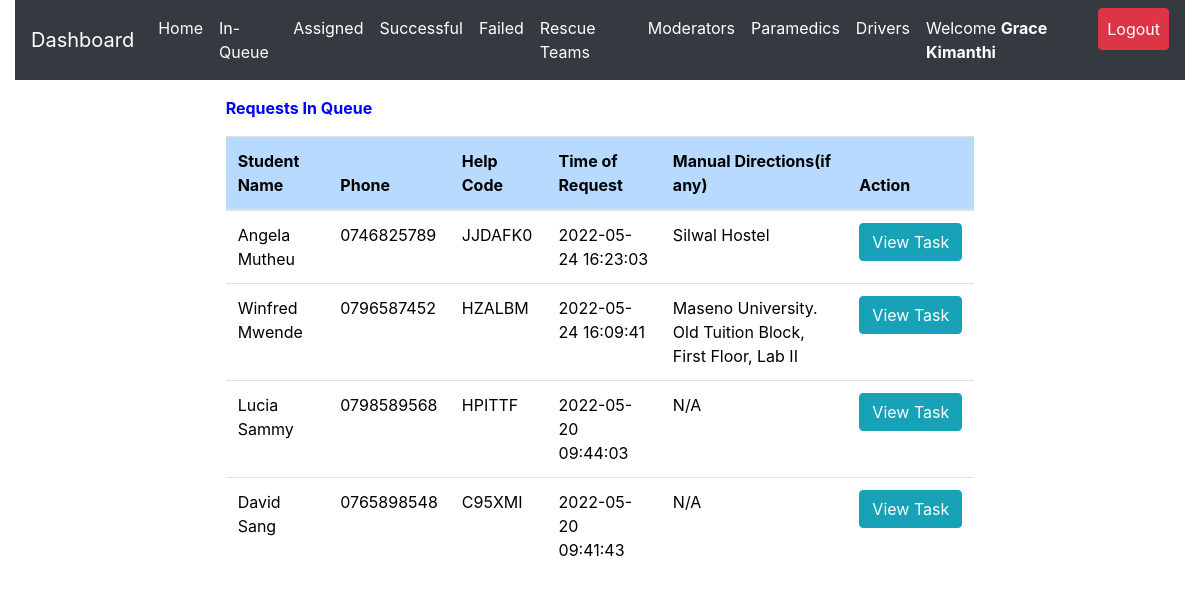
The page /admin/inqueue.php (signed in) on the database as committed earlier.
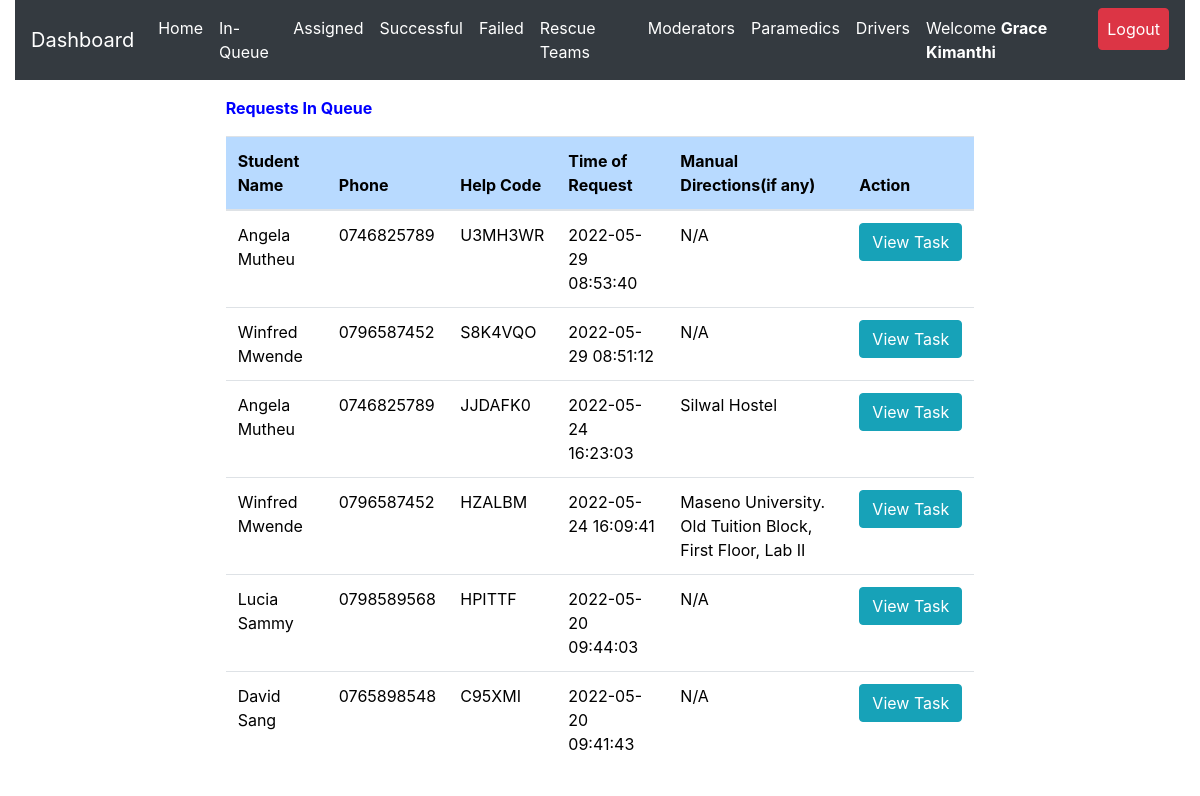
The same page on the database as committed later.
### tables this page shows
CREATE TABLE `request_status` (
  `id` int(20) NOT NULL,
  `helpID` varchar(50) NOT NULL,
  `ip_address` varchar(100) NOT NULL,
  `request_latitude` varchar(50) NOT NULL DEFAULT '0',
  `request_longitude` varchar(50) NOT NULL DEFAULT '0',
  `status` varchar(50) DEFAULT 'Pending',
  `emergency_type` varchar(50) NOT NULL,
  `manual_directions` varchar(500) DEFAULT 'N/A',
  `emergency_description` varchar(255) DEFAULT 'No Description',
  `admNo` varchar(255) NOT NULL,
  `timestamp` datetime NOT NULL DEFAULT CURRENT_TIMESTAMP
);

CREATE TABLE `student_details` (
  `id` int(20) NOT NULL,
  `regNum` varchar(255) NOT NULL,
  `firstname` varchar(255) NOT NULL,
  `lastname` varchar(255) NOT NULL,
  `emailaddress` varchar(255) NOT NULL,
  `phonenumber` varchar(15) NOT NULL,
  `password` varchar(255) NOT NULL,
  `password_reset_token` varchar(500) DEFAULT NULL,
  `date` datetime NOT NULL DEFAULT CURRENT_TIMESTAMP
);

### admin/inqueue.php (the view, shortened to what this page needs)
<?php
include 'server.php';
$admin_id = $_SESSION['admin_id'];
$admin_fname = $_SESSION['admin_firstname'];
$admin_lname = $_SESSION['admin_lastname'];
$admin_name = $admin_fname. " ".$admin_lname;
?>
<!DOCTYPE html>
<html lang="en">
<head>
<?php include './includes/header.php'; ?>
</head>
  <body>
    <?php include './includes/navbar.php'; ?>
  <div class="row m-3">
<div class="col-md-2"></div>
    <div class="col-md-8">
<div class="table-responsive-lg">
    <table class="table" style='color:black'>
        <thead>
          <p  style='color:blue; font-weight:bold'>
          Requests In Queue
</p>
            <tr >
              <th scope="col" class="table-primary">Student Name</th>
              <th scope="col" class="table-primary">Phone</th>
              <th scope="col" class="table-primary">Help Code</th>
              <th scope="col" class="table-primary">Time of Request</th>
              <th scope="col" class="table-primary">Manual Directions(if any)</th>
              <th scope="col" class="table-primary">Action</th>
            </tr>
          </thead>
          <tbody>
    <?php
    if($admin_id){
        $data_fetch_query = "SELECT request_status.id, request_status.helpID,request_status.manual_directions,request_status.status,request_status.emergency_description,
        request_status.admNo,request_status.timestamp,student_details.regNum,student_details.regNum,
        student_details.firstname,student_details.lastname,student_details.phonenumber
        FROM request_status
        INNER JOIN student_details ON request_status.admNo = student_details.regNum  WHERE request_status.status ='Pending' order by request_status.timestamp DESC;";
        $data_result = mysqli_query($db, $data_fetch_query);
        if ($data_result->num_rows > 0){
            while($row = $data_result->fetch_assoc()) {
            $help_code=$row["helpID"];
            $request_status=$row["status"];
            $name=$row["firstname"] ." ".$row["lastname"];
            $phone=$row["phonenumber"];
            $description=$row["emergency_description"];
        echo "<tr style='font-weight:normal'> <td>" .$row["firstname"]." ".$row["lastname"]. "</td>";
        echo "<td>" .$row["phonenumber"]."</td>";
        echo "<td>" .$row["helpID"]."</td>";
        echo "<td>" .$row["timestamp"]."</td>";
        echo "<td>" .$row["manual_directions"]."</td>";
        echo "<td>
        <form method ='POST' action='server.php'>
        <input  type='text' hidden name='help_code' value='$help_code'>
        <input type='submit'  data-description ='$description' data-adminname='$admin_name' data-adminid='$admin_id' data-helpcode='$help_code' data-name='$name' data-phone='$phone' data-status='$request_status' value='View Task' id='view_task_button' class='btn btn-info taskViewButton'>
        </form>
        </td> </tr>";
        }
        }else{
        echo "<td>"."No Requests Found"."</td>";
        }
        } else{
            echo "<td>"."No Data Found"."</td>";
        }
?>
          </tbody>
    </table>
  </div>
  </div>
  <div class="col-md-2"></div>
</div>
  </body>
</html>

### admin/includes/header.php (shortened to what this page needs)
<link rel="stylesheet" href="https://cdnjs.cloudflare.com/ajax/libs/font-awesome/6.0.0/css/all.min.css" />
<link rel="stylesheet" href="https://maxcdn.bootstrapcdn.com/bootstrap/4.0.0/css/bootstrap.min.css">
<link rel="stylesheet" href="./static/css/style.css" />
<link rel="stylesheet" type="text/css" href="https://cdn.jsdelivr.net/npm/toastify-js/src/toastify.min.css">

### admin/includes/navbar.php (shortened to what this page needs)
<div class="container-fluid" id="mynav">
  <nav class="navbar navbar-expand-lg navbar-dark bg-dark ">
  <a class="navbar-brand" href="./dashboard.php">Dashboard</a>
  <div class="collapse navbar-collapse" id="navbarSupportedContent">
    <ul class="navbar-nav ml-auto ">
      <?php
     if($_SESSION['admin_id']){ ?>
    <li class="nav-item">
        <a class="nav-link active" href="dashboard.php">Home</a>
      </li>
     <li class="nav-item">
        <a class="nav-link active" href="inqueue.php">In-Queue</a>
      </li>
     <li class="nav-item">
        <a class="nav-link active" href="assigned.php">Assigned</a>
      </li>
      <li class="nav-item">
        <a class="nav-link active" href="successful.php">Successful</a>
      </li>
      <li class="nav-item">
        <a class="nav-link active" href="failed.php">Failed</a>
      </li>
      <li class="nav-item">
        <a class="nav-link active" href="team.php">Rescue Teams</a>
      </li>
      <li class="nav-item">
        <a class="nav-link active" href="moderators.php">Moderators</a>
      </li>
      <li class="nav-item">
        <a class="nav-link active" href="paramedics.php">Paramedics</a>
      </li>
      <li class="nav-item">
        <a class="nav-link active" href="drivers.php">Drivers</a>
      </li>
      <li class="nav-item active">
      <a class="nav-link" href="javascript:void(0)">
      <?php echo "Welcome ". "<strong style='color:white;'>".$_SESSION['admin_firstname']." ".$_SESSION['admin_lastname'];  ?> </a>
      </li>
      <li class="nav-item active">
        <a class="nav-link btn btn-danger" href="logout.php">Logout </a>
      </li>
         <?php
  }
 ?>
    </ul>
  </div>
</nav>
</div>

Rows that differ between the two databases and show on the page:
added request_status: admNo.firstname "Angela", admNo.lastname "Mutheu", admNo.phonenumber "0746825789", helpID "U3MH3WR", timestamp "2022-05-29 08:53:40", manual_directions "N/A"
added request_status: admNo.firstname "Winfred", admNo.lastname "Mwende", admNo.phonenumber "0796587452", helpID "S8K4VQO", timestamp "2022-05-29 08:51:12", manual_directions "N/A"
